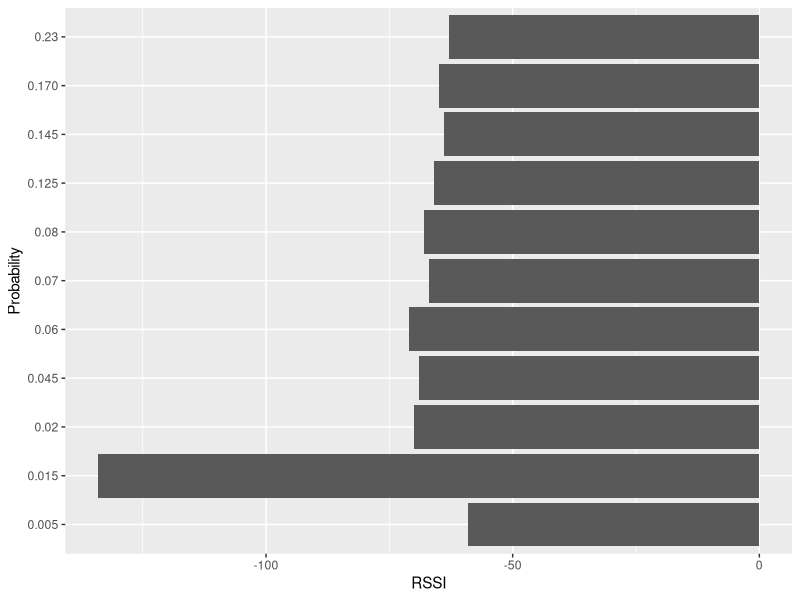

Source code (R):
library(ggplot2)

data <- read.csv2('cell-beacon-probability.csv')

pdf(file="probabilityDiagram.pdf", onefile=TRUE, pagecentre=TRUE, width=12, height=6)

print(
	ggplot(data, aes(x = RSSI, y = Probability)) + geom_bar(stat= "identity")
	#qplot(RSSI, Probability, data=data, geom="bar", stat="identity")
)